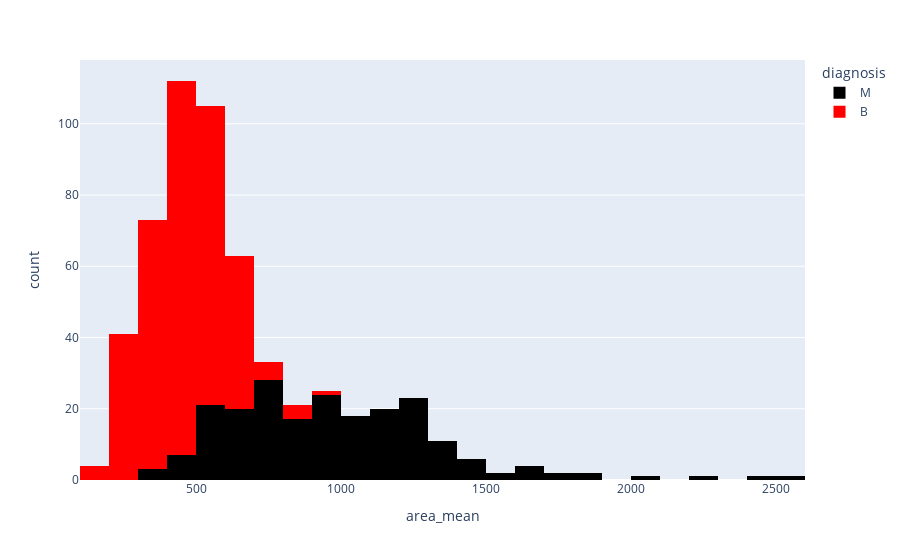

This figure's notebook cell:
### Code cell
px.histogram(data_frame=df,x='area_mean',color='diagnosis',color_discrete_sequence=['black','red'])

### Figure 1 — Plotly figure (JSON) as saved in the notebook; plotly's stock layout.template omitted (floating-point values rounded to 4 significant figures; data arrays with more than 128 entries replaced by an {"elided": "..."} marker saying what was removed)
{"data": [{"bingroup": "x", "hovertemplate": "diagnosis=M<br>area_mean=%{x}<br>count=%{y}<extra></extra>", "legendgroup": "M", "marker": {"color": "black", "pattern": {"shape": ""}}, "name": "M", "orientation": "v", "showlegend": true, "type": "histogram", "x": {"elided": "212 float values"}, "xaxis": "x", "yaxis": "y"}, {"bingroup": "x", "hovertemplate": "diagnosis=B<br>area_mean=%{x}<br>count=%{y}<extra></extra>", "legendgroup": "B", "marker": {"color": "red", "pattern": {"shape": ""}}, "name": "B", "orientation": "v", "showlegend": true, "type": "histogram", "x": {"elided": "357 float values"}, "xaxis": "x", "yaxis": "y"}], "layout": {"barmode": "relative", "legend": {"title": {"text": "diagnosis"}, "tracegroupgap": 0}, "margin": {"t": 60}, "xaxis": {"anchor": "y", "domain": [0, 1], "title": {"text": "area_mean"}}, "yaxis": {"anchor": "x", "domain": [0, 1], "title": {"text": "count"}}}}
